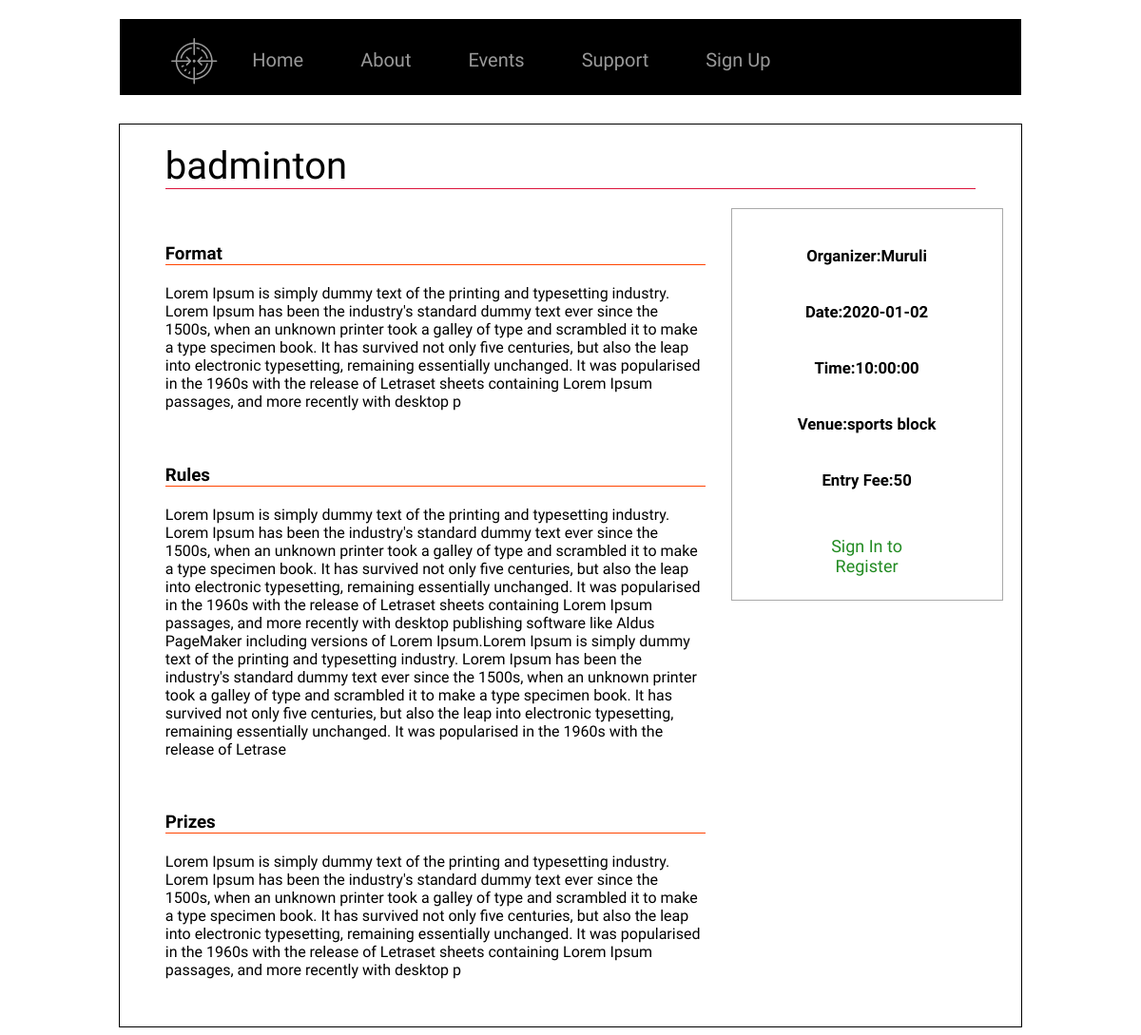
The page /pages/event_details.php?event=badminton on the database its author committed.
### tables this page shows
CREATE TABLE `event_description` (
  `name` varchar(30) NOT NULL,
  `rules` varchar(1000) DEFAULT NULL,
  `format` varchar(500) DEFAULT NULL,
  `prizes` varchar(500) DEFAULT NULL,
  PRIMARY KEY (`name`)
);

CREATE TABLE `event_list` (
  `name` varchar(30) NOT NULL,
  `type` varchar(30) DEFAULT NULL,
  `eve_date` date DEFAULT NULL,
  `eve_time` time DEFAULT NULL,
  `entry_fee` int(11) DEFAULT NULL,
  `venue` varchar(30) DEFAULT NULL,
  `organizer` varchar(30) DEFAULT NULL,
  PRIMARY KEY (`name`)
);

### pages/event_details.php (the view, shortened to what this page needs)
<!DOCTYPE html>
<html>
    <head>
        <link rel="stylesheet" href="../styles/redundant.css"/>
    </head>
    <body>
        <div id="navbar">
        </div>
        <div id="restof">
            <h1> <?php echo $_GET["event"]; ?> </h1>
            <?php
                $conn = OpenCon();
                $query = 'select * from event_description as ed, event_list as e where e.name="'.$_GET["event"].'" and e.name = ed.name';
                $result=$conn->query($query);
                while($row=$result->fetch_assoc()){
                    echo '<div class="register-card"><h6>Organizer:'.$row["organizer"].'</h6><h6>Date:'.$row["eve_date"].'</h6><h6>Time:'.$row["eve_time"].'</h6><h6>Venue:'.$row["venue"].'</h6><h6>Entry Fee:'.$row["entry_fee"].'</h6>';
                    echo '<a id="reg-btn" href="register.php?eve_name='.$_GET["event"].'">Register</a></div>';
                    echo '<div class="divisions"><h3>Format</h3><p>'.$row["format"].'</p></div>';
                    echo '<div class="divisions"><h3>Rules</h3><p>'.$row["rules"].'</p></div>';
                    echo '<div class="divisions"><h3>Prizes</h3><p>'.$row["prizes"].'</p></div>';
                }
            ?>
        </div>
    </body>
</html>

### styles/redundant.css (style rules this page uses)
#navbar { background-color: black; width: 80%; height: 80px; font-family: "Saira Extra Condensed"; font-size: 20px; margin: auto; position: sticky; top: 0px; }
#restof { font-family: Tajawal; width: 80%; margin: auto; margin-top: 30px; border: 1px solid black; padding-bottom: 30px; }
#restof h1,#restof h2 { font-weight: lighter; font-size: 40px; width: 90%; margin: auto; margin-top: 20px; border-bottom: 1.5px solid crimson; }
.divisions { width:60%; margin: 20px 5% 20px 5%; }
.divisions h3 { border-bottom: 1px solid orangered; margin-top: 10%;; margin-bottom: 20px; }
.register-card { width: 30%; border: 1px solid darkgray; float: right; margin-right: 2%; font-size: 25px; font-weight: lighter; text-align: center; margin-top: 20px; transition: box-shadow 0.5s; }
#reg-btn { text-decoration: none; display: block; width: 32%; margin: 20px auto 20px auto; color: forestgreen; transition: color 0.5s, background-color 0.5s; padding: 10px 0 5px 0; font-size: 18px; }

### rows shown on the page
event_description: event_list.organizer "Muruli", event_list.eve_date "2020-01-02", event_list.eve_time "10:00:00", event_list.venue "sports block", event_list.entry_fee "50", format "Lorem Ipsum is simply dummy text of the printing and typesetting industry. Lorem Ipsum has been the industry's standard dummy text ever since the 1500s, when an unknown printer took a galley of type and scrambled it to make a type specimen book. It has survived not only five centuries, but also the leap into electronic typesetting, remaining essentially unchanged. It was popularised in the 1960s with the release of Letraset sheets containing Lorem Ipsum passages, and more recently with desktop p", rules "Lorem Ipsum is simply dummy text of the printing and typesetting industry. Lorem Ipsum has been the industry's standard dummy text ever since the 1500s, when an unknown printer took a galley of type and scrambled it to make a type specimen book. It has survived not only five centuries, but also the leap into electronic typesetting, remaining essentially unchanged. It was popularised in the 1960s with the release of Letraset sheets containing Lorem Ipsum passages, and more recently with desktop publishing software like Aldus PageMaker including versions of Lorem Ipsum.Lorem Ipsum is simply dummy text of the printing and typesetting industry. Lorem Ipsum has been the industry's standard dummy…", prizes "Lorem Ipsum is simply dummy text of the printing and typesetting industry. Lorem Ipsum has been the industry's standard dummy text ever since the 1500s, when an unknown printer took a galley of type and scrambled it to make a type specimen book. It has survived not only five centuries, but also the leap into electronic typesetting, remaining essentially unchanged. It was popularised in the 1960s with the release of Letraset sheets containing Lorem Ipsum passages, and more recently with desktop p"

### other values the page prints
$_GET["event"] "badminton"
